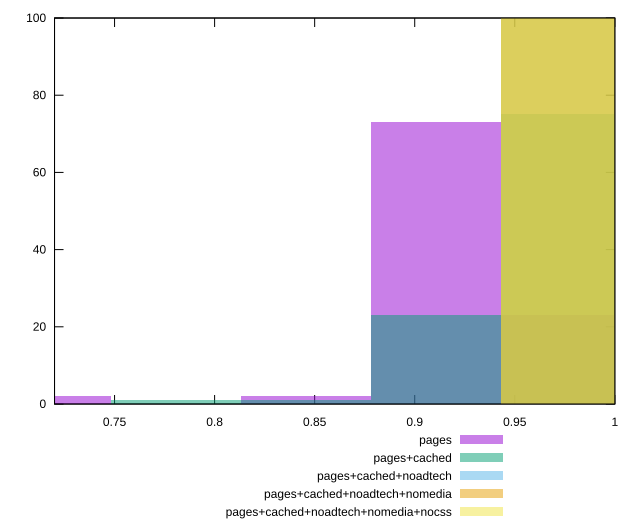

Write gnuplot code to recreate this figure.
reset

$pages <<EOF
0.7154561696558597 2
0.9105805795620032 73
0.8455391095932887 2
0.9756220495307177 23
EOF

$pagesCached <<EOF
0.7804976396245742 1
0.9756220495307177 75
0.9105805795620032 23
0.8455391095932887 1
EOF

$pagesCachedNoadtech <<EOF
0.9756220495307177 100
EOF

$pagesCachedNoadtechNomedia <<EOF
0.9756220495307177 100
EOF

$pagesCachedNoadtechNomediaNocss <<EOF
0.9756220495307177 100
EOF

set key outside below
set boxwidth 0.06504146996871452
set xrange [0.72:1]
set yrange [0:100]
set trange [0:100]
set style fill transparent solid 0.5 noborder
set terminal svg size 640, 530 enhanced background rgb 'white'
set output "report_00016_2021-02-10T13-31-48.338Z/mainthread-work-breakdown/comparison/histogram/all_score.svg"

plot $pages title "pages" with boxes, \
     $pagesCached title "pages+cached" with boxes, \
     $pagesCachedNoadtech title "pages+cached+noadtech" with boxes, \
     $pagesCachedNoadtechNomedia title "pages+cached+noadtech+nomedia" with boxes, \
     $pagesCachedNoadtechNomediaNocss title "pages+cached+noadtech+nomedia+nocss" with boxes

reset
